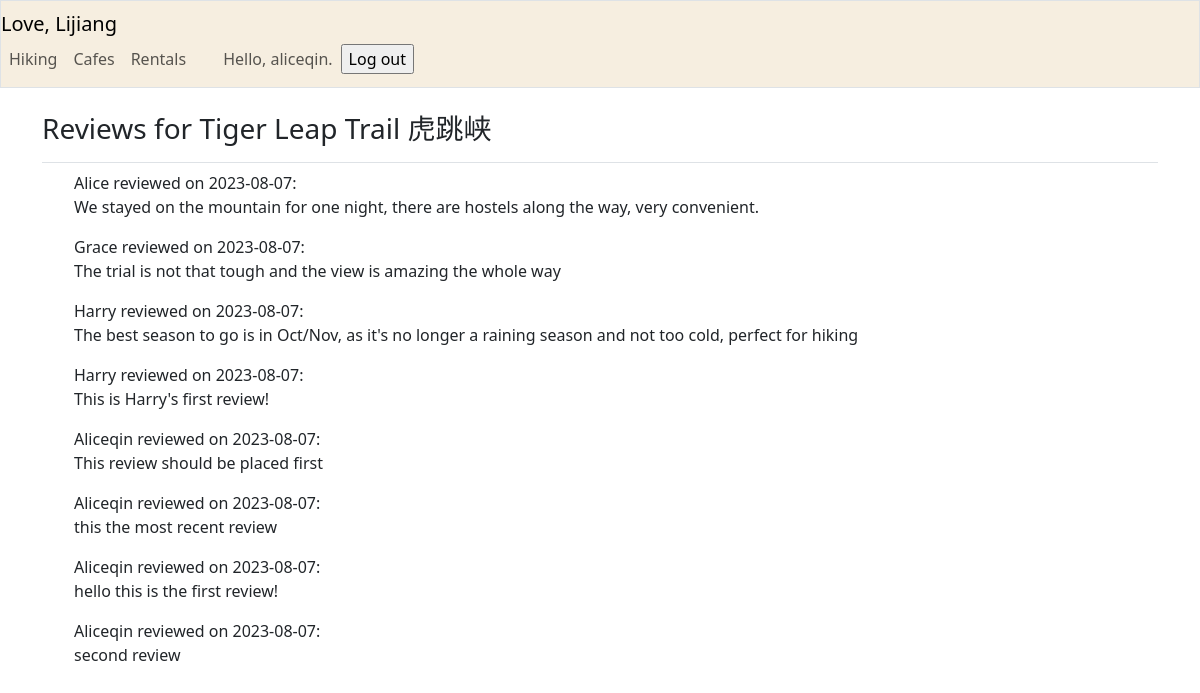
The page /trail_reviews/1 (signed in) on the database as committed earlier.
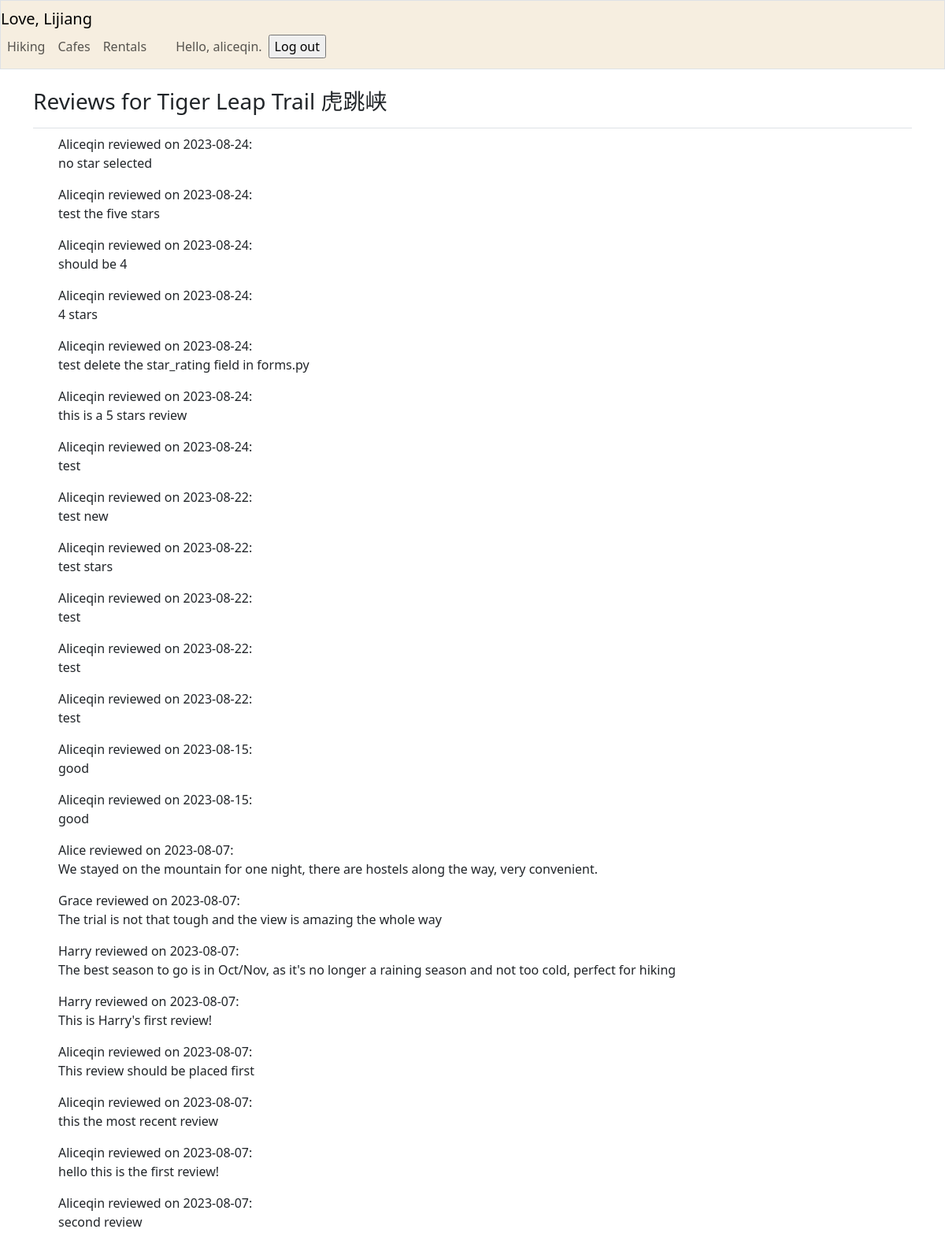
The same page on the database as committed later.
### lijiang_guide/models.py (models this page shows, shortened)
class Hiking(models.Model):
    name = models.CharField(max_length=200)
    location = models.CharField(max_length=200)
    google_map = models.URLField()
    hiking_image = models.ImageField(null=True, blank=True, upload_to='hiking_images/')
    description = models.TextField(null=True)
    def __str__(self):
        return self.name

class TrailReview(models.Model):
    RATING = [
        (1, 'One Star' ),
        (2, 'Two Stars'),
        (3, 'Three Stars'),
        (4, 'Four Stars'),
        (5, 'Five Stars'),
    ]
    user = models.ForeignKey(User, on_delete=models.CASCADE)
    trail = models.ForeignKey(Hiking, on_delete=models.CASCADE)
    review = models.TextField()
    star_rating = models.IntegerField(default=None)
    date = models.DateTimeField(auto_now_add=True)
    class Meta:
        verbose_name_plural = "Trail Reviews"

### lijiang_guide/views.py (the view)
# urls.py: path('trail_reviews/<int:trail_id>', views.trail_reviews, name='trail_reviews'),
@login_required
def trail_reviews(request, trail_id):
    trail = Hiking.objects.get(id=trail_id)
    reviews = TrailReview.objects.filter(trail=trail).order_by('-date')
    return render(request, 'lijiang_guide/trail_reviews.html', {
        'trail': trail,
        'reviews': reviews,
    })

### lijiang_guide/templates/lijiang_guide/trail_reviews.html
{% extends 'lijiang_guide/base.html' %}
{% load static %}
{% load django_bootstrap5 %}
{% block page_header %}
  <h3>Reviews for {{ trail }}</h3>
{% endblock page_header %}
{% block content %}
  <ul>
    {% for review in reviews %}
      <li><p>{{ review.user.username|title }} reviewed on {{ review.date|date:"Y-m-d" }}:<br> {{ review.review }}</p></li>
    {% empty %}
      <p>No reviews yet, be the first one!</p>
    {% endfor %}
  </ul>
{% endblock content %}

### lijiang_guide/templates/lijiang_guide/base.html (shortened to what this page needs)
{% load static %}
<!DOCTYPE html>
<html lang="en">
<head>
  {% load django_bootstrap5 %}
  {% bootstrap_css %}
  <link href="https://cdnjs.cloudflare.com/ajax/libs/font-awesome/5.15.3/css/all.min.css" rel="stylesheet">
  <link rel="stylesheet" href="{% static 'custom.css' %}">
</head>
<body>
  <nav class="navbar navbar-expand-md mb-4 border" style="background-color: #F6EEE0">
    <div class="container-fliud">
      <a class="navbar-brand" href="{% url 'lijiang_guide:index' %}">Love, Lijiang</a>
      <div class="collapse navbar-collapse" id="navbarCollapse">
        <ul class="navbar-nav me-auto mb-2 mb-md-0">
          <li class="nav-item">
            <a class="nav-link" href="{% url 'lijiang_guide:hiking' %}">Hiking</a>
          </li>
          <li class="nav-item">
            <a class="nav-link" href="{% url 'lijiang_guide:cafe' %}">Cafes</a>
          </li>
          <li class="nav-item">
            <a class="nav-link" href="{% url 'lijiang_guide:rental' %}">Rentals</a>
          </li>
        </ul>
        <ul class="navbar-nav ms-auto mb-2 mb-md-0">
          {% if user.is_authenticated %}
             <li class="nav-item"><span class="navbar-text me-2">Hello, {{user.username}}.</span></li>
          {% else %}
            <li class="nav-item"><a class="nav-link" href="{% url 'accounts:register' %}">Register</a></li>
            <li class="nav-item"><a class="nav-link" href="{% url 'accounts:login' %}">Log in</a></li>
          {% endif %}
        </ul>
        {% if user.is_authenticated %}
          <form action="{% url 'accounts:logout' %}" method="post">
            <input type="submit" value="Log out">
          </form>
        {% endif %}
      </div>
    </div>
  </nav>
  <main class="container">
    <div class="pb-2 mb-2 border-bottom">
      {% block page_header %}{% endblock page_header %}
    </div>
    <div>
      {% block content %}{% endblock content %}
    </div>
  </main>
</body>
</html>

### static/custom.css (style rules this page uses)
ul { list-style: none; }

Rows that differ between the two databases and show on the page:
added TrailReview: user.username "Aliceqin", date "2023-08-24", review "no star selected"
added TrailReview: user.username "Aliceqin", date "2023-08-24", review "test the five stars"
added TrailReview: user.username "Aliceqin", date "2023-08-24", review "should be 4"
added TrailReview: user.username "Aliceqin", date "2023-08-24", review "4 stars"
added TrailReview: user.username "Aliceqin", date "2023-08-24", review "test delete the star_rating field in forms.py"
added TrailReview: user.username "Aliceqin", date "2023-08-24", review "this is a 5 stars review"
added TrailReview: user.username "Aliceqin", date "2023-08-24", review "test"
added TrailReview: user.username "Aliceqin", date "2023-08-22", review "test new"
added TrailReview: user.username "Aliceqin", date "2023-08-22", review "test stars"
added TrailReview: user.username "Aliceqin", date "2023-08-22", review "test"
added TrailReview: user.username "Aliceqin", date "2023-08-22", review "test"
added TrailReview: user.username "Aliceqin", date "2023-08-22", review "test"
added TrailReview: user.username "Aliceqin", date "2023-08-15", review "good"
added TrailReview: user.username "Aliceqin", date "2023-08-15", review "good"
